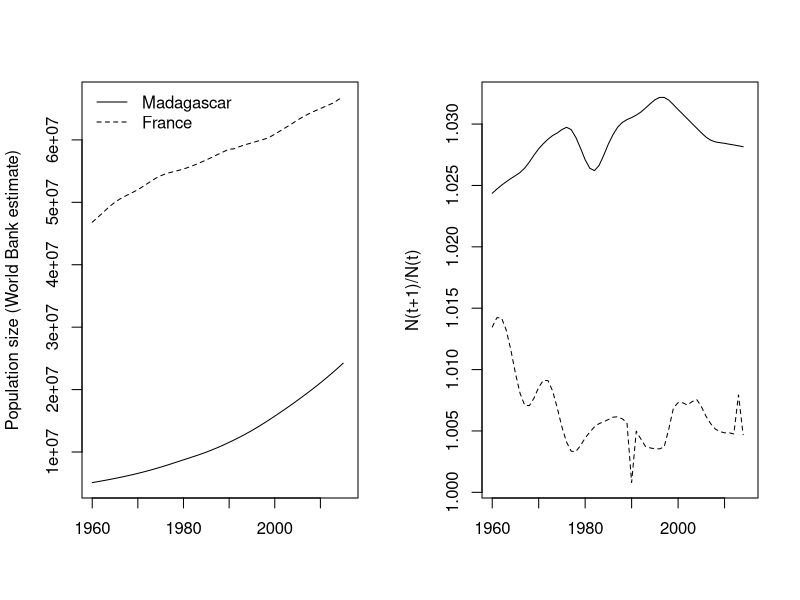
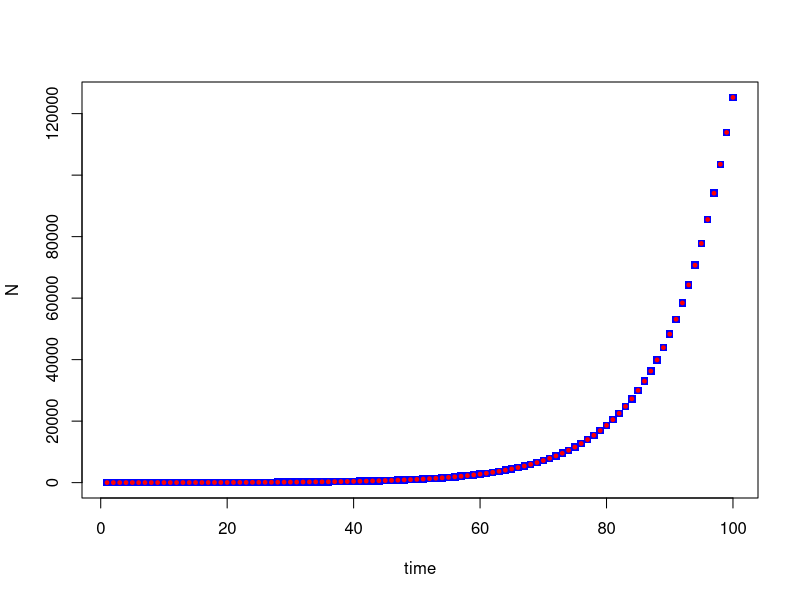
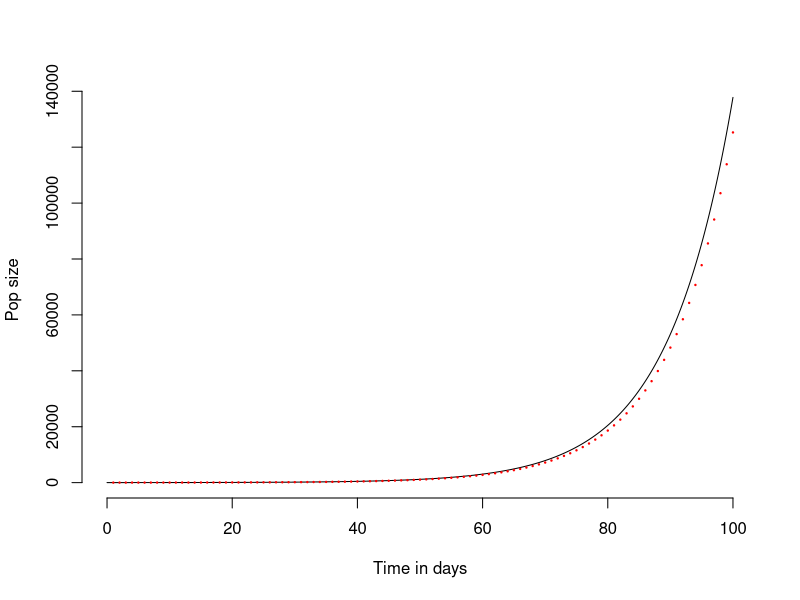
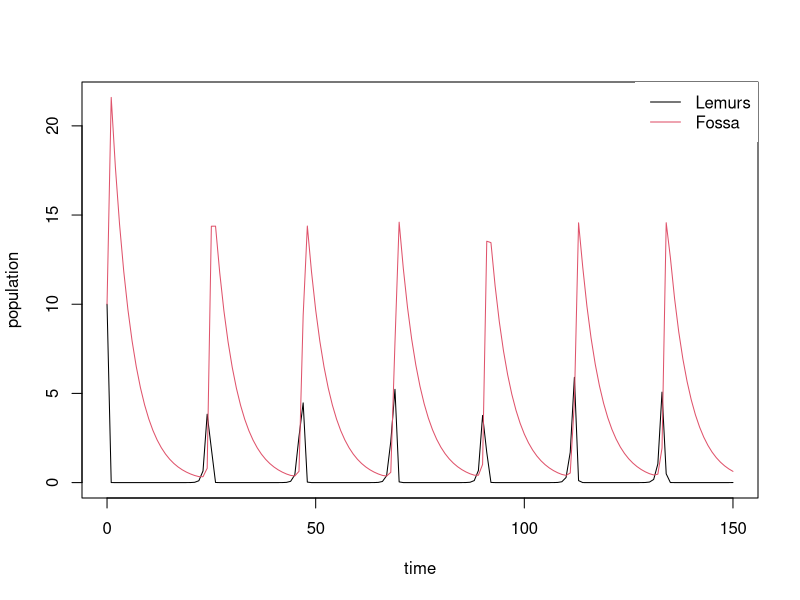
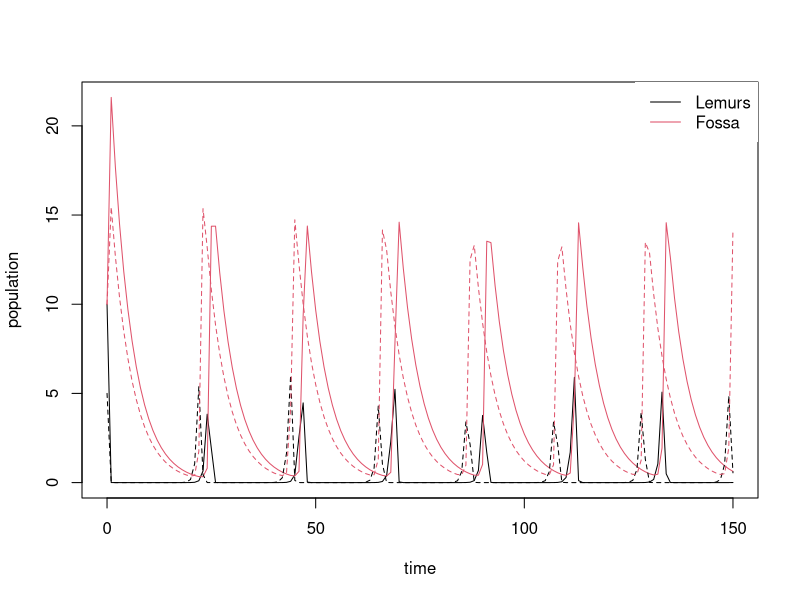
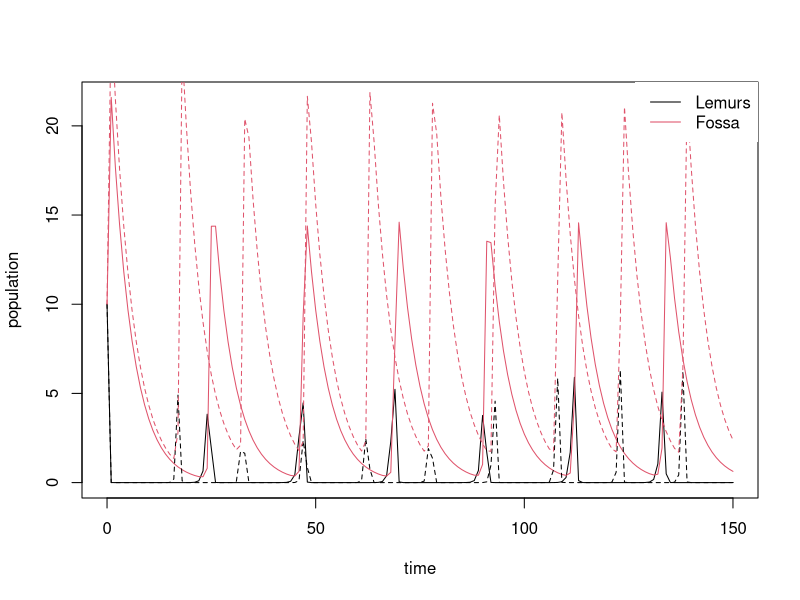
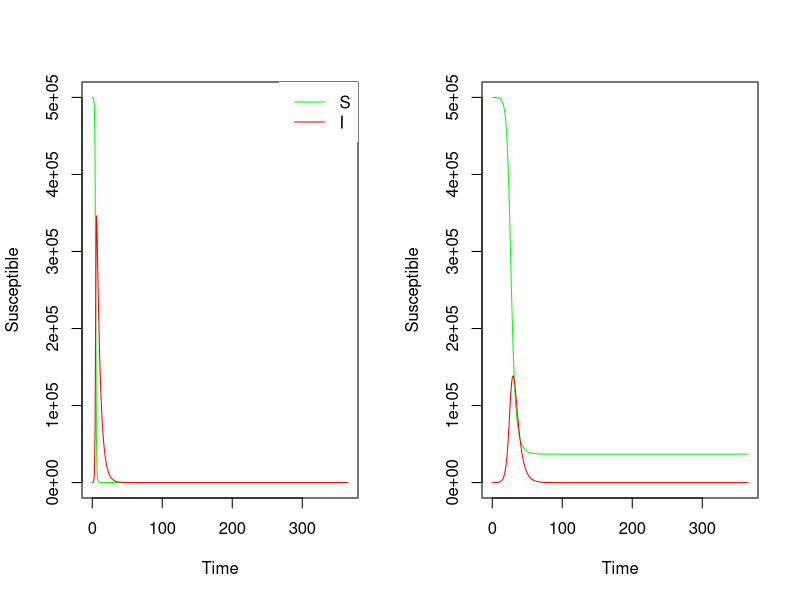

Generate these figures, in order, with R:
#######################################
## Introduction 
#######################################
## Compartmental models and differential equation R tutorial
## E2M2 - 2020
## written by: Jessica Metcalf, Amy Wesolowski, Cara Brook, Sophia Horigan

## In this tutorial, we will construct simple compartmental models and explore different structures of these models
##############################################################################
## Contents: 
# Modeling Population Growth
# Investigating continuous vs discrete time
# Structured population models
# Lotka-Volterra models of predator-prey dynamics
# Susceptible-Infected-Recovered models
##############################################################################
## load your libraries first

library(deSolve)

##############################################################################
## Modeling Population Growth - LIVE
##############################################################################

## The simplest formulation for population growth in discrete time is N_t+1=lambda N_t
## where N_t is the size of the population at time t. The World Bank provides time-series 
## of population size for all countries in the world, including for Madagascar; this is in 
## the file "WorldBankPop.csv". Keep in mind that this is not data from direct observations 
## - censuses have not occurred in all the years for which data is available! 
  
## First, bring in this data by identifying the right path to the folder you are working in
## (use the command 'getwd' to find out where you are, and then use 'setwd' to get R to look 
## in the right place) and have a look at its structure in R (just the first 10 columns): 

##Load your data from the world bank and peek at the first few rows
## 1. read in the population data
pop.data <- read.csv("WorldBankPop.csv")

## 2. look at the first few rows of the data
head(pop.data)

## 3. Make a sub-vector called 'mada.pop' that is the row of your dataset which corresponds to Madagascar.
mada.pop <- pop.data[pop.data$Country.Name=="Madagascar",]
## 4. Change the cells with numbers to 'numeric' 
mada.pop <- as.numeric(mada.pop[3:(length(mada.pop))])

## 5. Make a second sub-vector called 'france.pop' that corresponds to France.
france.pop <- pop.data[pop.data$Country.Name=="France",]
## 6. Change the cells with numbers to 'numeric'
france.pop <- as.numeric(france.pop[3:(length(france.pop))])

## Now, we can calculate the growth rate, N_t+1/N_t, by taking a vector that goes from the
## 2nd until the last value in our population vectors (this is years 1961 until 2016, and 
## thus we call it N_t+1). We will divide this by the the vector that goes from the first 
## until the before-last column, which will correspond to 1960 to 2015. Relative to the 
## first vector, this is N_t - i.e., the first number in the N_t+1 vector is 1961; and the 
## first number in the N_t vector is 1960, and so on.  

## 7. First make a vector of Nt Mada
Nt.mada <- mada.pop[1:(length(mada.pop)-1)]
## 8. Next, make a vector of Nt+1 for Mada
Nt1.mada <- mada.pop[2:length(mada.pop)]

## 9. Make a vector of Nt for France
Nt.france <- france.pop[1:(length(france.pop)-1)]
## 10. Make a vector of Nt+1 for France
Nt1.france <- france.pop[2:length(france.pop)]

## 11. Now estimate population growth rate for Madagascar (what is the equation for lambda?)
pop.growth.mada <- Nt1.mada/Nt.mada
## 12. do the same for France
pop.growth.france <- Nt1.france/Nt.france

## ??? Is the population growing or declining?
pop.growth.mada
pop.growth.france
## growing! above 1.

## 13. Now plot (a) the population sizes for Madagascar and France from 1960-2016,
## side-by-side with the (b) population growth rates
## 13.1 Set up plot window to hold two graphs
par(mfrow=c(1,2))
## 13.2 plot Mada pop data as a solid line
plot(x=seq(1960,2016,1), y=mada.pop,type="l", xlab="",  #plot mada pop data
     ylab="Population size (World Bank estimate)", 
     ylim=range(c(mada.pop,france.pop),na.rm=TRUE))
## 13.3 add France data as dotted line
points(x=seq(1960,2016,1), y=france.pop, type = "l", lty=2) #add france data
## 13.4 add legend
legend("topleft",legend=c("Madagascar","France"), lty=1:2, bty="n") #add legend

## 13.5 plot Mada pop growth rate as solid line
plot(x=seq(1960,2015,1), y=pop.growth.mada,type="l", xlab="",  #plot mada pop growth rate
     ylab="N(t+1)/N(t)", 
     ylim=range(c(pop.growth.mada,pop.growth.france),na.rm=TRUE))
## 13.6 add France pop growth rate as a dotted line
points(x=seq(1960,2015,1), y=pop.growth.france, type = "l", lty=2) #add france


## ?? The growth rates for Madagascar and France never drop below 1 (although France comes close). 
## What does this tell us? Which country's population is growing more quickly relative to its population size?

# The population is always increasing. sometimes it is increasing more slowly, sometimes more quickly. 
# Madagascar is increasing more quickly.


## TO DO: 
#### 1) Change the colour of the plots and the legend; 
#### 2) Experiment with plotting out different countries (Germany? Tanzania?)
#### 3) [maybe later] See if you can find which country in the entire data-base 
####    has the fastest growth, and when that occurred. You might want to use 
####    the 'which' command, with the argument 'arr.ind=TRUE' since this will 
####    index the matrix, i.e., tell you the row (which corresponds to the country) 
####    and the column (which corresponds to the year). Note that you will need 
####    to apply this to a matrix of growth rates!



##############################################################################
## Investigating continuous vs discrete time 
##############################################################################

## Is the model above structured like a continuous or a discrete time model?

## Let's make a discrete time population model. We will use a for-loop to project a 
## population 100 time-steps, starting with population size of 10, and with a population 
## growth rate equal to 1.1

## Set up your (a) vector "N" of future population sizes, (b) fill in your initial population size,
## and (c) define "lambda", the population growth rate.
N <- rep(NA,100)
N[1] <- 10
lambda=1.1


## Now make a discrete time model using a for-loop to iterate this population 100 years
## into the future.

for(t in 2:100){
  N[t] <- lambda*N[t-1]
}


## 1. Does anyone remember the equation to shorten this discrete time model? 
## If we do this, do we get the same result?
Ndirect = N[1]*lambda^(0:99) 

## Plot the results together.
par(mfrow=c(1,1))
plot(x=seq(1,100,1), y=N, pch=15, col="blue", ylab="N", xlab="time")
points(x=seq(1,100,1), y=Ndirect, pch=19, col="red", cex=0.5)

## What if we want to make a continuous time model? How do we write that?
## First, write the differential equation dN(t)/dt = rN in a function
## called 'ngrow'

ngrow <- function(t,y,parms){
  # The with() function gives access to the named values of parms within the
  # local environment created by the function
  with(c(as.list(y),parms),{
    dNdt <- r*N
    list(c(dNdt))
  })
}


## To solve this, we're going to need to use the R library called "deSolve".
## We also need to define the starting variables and parameters: 

library(deSolve)              # Load libary to be used for numerical integration
Pop <- c(N=10)                # Define starting variables (P(0)=10, as above)
values <- c(r=log(lambda))    # Define parameters - use an approx of the lambda used in the discrete time ex above
time.out <- seq(0,100,by=0.1) # Set up time-steps for variables - here go for 100 years
ngrow(t=0,y=Pop,parms=values)  #try out the function for t=0

## The function outputs the time derivative of N at the time t. 
# This means that in order to get the (approximate) values of N at some time 
# delta.t in the future, we need to calculate the equivalent of N(t+delta.t)=N(t)+rN(t)*delta.t. 
# We can do this by hand: 

delta.t <- 0.1                    # Set a small value for delta.t (0.1 day)
pop.next <- Pop + unlist(ngrow(t=time,y=Pop,parms=values)) * delta.t
pop.next

## We could iterate this process, updating our values of Pop 
## and time with each iteration to get a discrete-time approximation 
## of the values of $P$ through time. However, differential equations describe 
## the rates of change. It turns out that using the discrete time approximation 
## of this process leads to rapid accumulation of error in our estimate of the state 
## variables through time, even if we set our value of delta.t to be very small. 
## Fortunately,  a number of algorithms have been developed to come up with better 
## (both more accurate and more computationally efficient) approximations to the values of the 
## state variables through time. One such is "lsoda" which we loaded above, and which we can run, 
## here storing the result in a variable called 'Ncontinuous': 


Ncontinuous <- lsoda(
y = Pop,               # Initial conditions for population
times = time.out,      # Timepoints for evaluation
func = ngrow,          # Function to evaluate
parms = values         # Vector of parameters
)

## We can check the first few lines of the output:
head(Ncontinuous)

## The data frame has 2 columns showing the values of time (labeled "time") 
## and the state variable ("N", which is population size) through time. Let's see what 
## has happened after 2 years, by printing it out:
subset(Ncontinuous,time==2)

## Now we can also plot the full time-series: 
plot(Ncontinuous[,"time"],               # Time on the x axis
     Ncontinuous[,"N"],                  # Number people on the y axis
     xlab = "Time in days",     # Label the x axis
     ylab = "Pop size",         # Label the y axis
     main = " ",                # Plot title
     xlim = c(0,100),           # 
     type = "l",                # Use a line plot
     bty = "n")                 # Remove the box around the plot
points(1:100,N, pch=19,col="red",cex=0.2)  #compare with our discrete time

# Note that we overlaid our discrete time model predictions (the variable N) for comparison.
## This is close, but not an exact match to our discrete time version, which makes sense, 
## since these are different processes.  


## TO DO: 
#### 1) See what happens to a population where r<0
#### 2) Change the time resolution (set by "time.out"") 
####   and see if/where the results change

                           
##############################################################################
## Structured population models - LIVE
##############################################################################

## So far, we have ignored structure in the population, and treated all individuals as if they were identical.
## We know this is not true. The simplest extension is to assume some form of stage structure, i.e., different states within the population. 
## Let us assume that the population has two stage classes, 'juveniles' and 'adults'. 
## We can describe the population using a vector of numbers of the two types of individuals n_t=(n_j,n_a) 
## where the j index indicates juveniles, and the a index indicates adults, n indicates 'numbers'. 

## 1. What four variables are in a structured population model? Assign a value to each.

sj=0.2  #juvenile survival
aj=0.8  #juvenile aging 
sa=0.8  #adult survival
f=1     #adult fertility

## These parameters can be estimated by tracking individuals in the field and
## counting the number that survive between censuses (here, distinguishing 'juvenile' 
## and 'adult' stages), what number moved between stages, and the number of offspring 
## produced at each stage. From this, we obtain survival and aging probabilities, and 
## fertility. We place these parameters in a matrix which has as many rows and columns as
## we have stages. The columns define the stage that individuals start in, and the rows the 
## stage that individuals end up in: 

## 2. Create a 2x2 matrix of 0's
A <- matrix(0,2,2)

## 3. assign probabilities to the matrix
A[1,1] <- sj*(1-aj)  #juvenile to juvenile = not aging and surving as a juvenile
A[2,1] <- sj*aj      #juvenile to adult =  aging and surving as a juvenile
A[2,2] <- sa         #adult to adult =  surviving as an adult
A[1,2] <- f          #adult to juvenile = survivng and reproducing  

## 4. Take a look at the matrix 'A' in your R console:
A

## We can project the population forward by one time-step:  

## 5. create a list called n.start with a population of 5 juveniles and 10 adults
n.start <- c(5,10)    #start with pop of 5 juveniles and 10 adults

## 6. get pop one time-step later using matrix multiplication (%*%)
n.next <- A%*%n.start #get pop one time-step latter using matrix multiplication (%*%)

## 7. Look at the output in your R console
n.next                #more juveniles, but fewer adults...

## We could write a loop, and project the population into the future (by applying matrix multipicaton to A and n.next, and so on), 
## and from that, figure out the growth rate of this population.
## There is  also a shortcut, using some core results from matrix population model theory (Caswell, 2001): 
## the population growth rate is defined by the dominant eigenvalue of the matrix. :

## 8. extract the population growth rate.This eigenvalue is the same as lambda
eigen(A)$value[1]      #extract the pop growth rate using the eigenvalue; <1 indicates pop shrinking. this eigenvalue is equivalent to lambda, the intrinsic population growth rate
## 9. double the fertility
A[1,2] <- f*2          #double the fertility 
A
## 10. See how this changes the eigenvalue
A                      #fertility 1 is now replaced by fertility 2
eigen(A)$value[1]      #extract the pop growth rate using the eigenvalue; now pop growing with lamba > 1

## There are many more powerful results that yield estimates of the stable population structure, the reproductive value, 
## life expectancy, sensitivies, elasticities, etc, that have been used extensively in fields from conservation biology to 
## life history evolution. You can also implement density dependence, etc. There are some nice R packages that can help you do this 
## (e.g., 'popbio').



##############################################################################
## Lotka-Volterra models of predator-prey dynamics
##############################################################################

## Moving beyond considering just one species, a classic dynamic is that of predator-prey cycles.
## To caricature the process, we can imagine that fossa eat lemurs, until there aren't enough lemurs. 
## Then the fossa population crashes, which allows the lemur population to grow again, etc. 
## We can frame this in continuous time with the following equation:

LotVmod <- function (Time, State, Pars) {
with(as.list(c(State, Pars)), {
dx = x*(alpha - beta*y)
dy = -y*(gamma - delta*x)  #reverse to just echo the line above :)
return(list(c(dx, dy)))
})
}

## where x reflects the prey population (hares, rabbits, lemurs, etc), 
## and y reflects the predator population (wolves, foxes, fossa, etc). 
## The prey population grows at a linear rate (alpha) and gets eaten by the predator 
## population at the rate of (beta) per predator. The predator gains a certain amount 
## vitality by eating the prey at a rate (delta), while dying off at another rate (gamma). 
## Let's set some initial parameter values, and a starting population structure, and 
## time-vector, as previously: 

Pars <- c(alpha = 2, beta = .5, gamma = .2, delta = .6)
State <- c(x = 10, y = 10)
Time <- seq(0, 150, by = 1)

## We can then run the model and plot the results: 
out <- as.data.frame(ode(func = LotVmod, y = State, parms = Pars, times = Time)) #run model

## plot results
matplot(out[,1],out[,-1], type = "l",    #separate 1st col (time), plot against other 2
        xlab = "time", ylab = "population", lty=1)  
legend("topright", c("Lemurs", "Fossa"), lty = c(1,1), col = c(1,2), box.lwd = 0)

## We can start with different starting numbers of rabbits and fosa, and overlay the two plots (using the command 'add=TRUE' in matplot). 
## Ro distinguish the two runs, we use dashed lines for the second set of starting values using lty=2 
## (colours still represent predator and prey, as in the legend):  

State2 <- c(x = 5, y = 10)
out2 <- as.data.frame(ode(func = LotVmod, y = State2, parms = Pars, times = Time))
matplot(out[,1],out[,-1], type = "l", 
        xlab = "time", ylab = "population", lty=1)  #plot out our previous results
matplot(out2[,1],out2[,-1], type = "l", lty=2,add=TRUE)  #add the new runs
legend("topright", c("Lemurs", "Fossa"), lty = c(1,1), col = c(1,2), box.lwd = 0)

## ?? How does this change the dynamics?
## makes them lag in time

## After the initial transient (detectable by slightly higher or lower peaks for the 
## first few cycles), the two simulations start repeating the same pattern over and over. 

## We can try the same with different parameters, to understand what the parameters do, 
## again overlaying the new results for comparison. Here, we double the parameter alpha, 
## which determines prey reproduction: 
  
Pars2 <- c(alpha = 4, beta = .5, gamma = .2, delta = .6)
out3 <- as.data.frame(ode(func = LotVmod, y = State, parms = Pars2, times = Time))
matplot(out[,1],out[,-1], type = "l", 
        xlab = "time", ylab = "population", lty=1)  
matplot(out3[,1],out3[,-1], type = "l", lty=2,add=TRUE)  
legend("topright", c("Lemurs", "Fossa"), lty = c(1,1), col = c(1,2), box.lwd = 0)



##############################################################################
## Susceptible-Infected-Recovered models - LIVE
##############################################################################

## Let's think about another two species model: dynamics for a directly 
## transmitted immunizing infection, with a short generation time (e.g., ~2 weeks), 
## like measles. We need to keep track of 3 states, or types of individuals, i.e., 
## susceptible individuals ('S'), infected individuals ('I') and recovered individuals ('R').
## We can write the function that defines this process, assuming that the total population 
## size is constant, which means we don't need to keep track of the ('R') compartment. 
 
## 1. write a function for the SIR model
sir <- function(t,y,parms){
  with(c(as.list(y),parms),{
    dSdt <- -beta*S*I/N
    dIdt <- beta*S*I/N - gamma*I
    list(c(dSdt,dIdt))
  })
}

## We define a starting population with 500,000 susceptible individuals and 20 infected 
## individuals; and a list of parameters that define the processes, beta, the transmission 
## rate, and gamma, the recovery rate (defined as 1/infectious period): 

## 2. Start with 500,000 susceptible individuals and 20 infected individuals  
pop.SI <- c(S = 500000,I = 20)  
## 3. generate a list of parameters that define beta (transmission rate), gamma (the recovery rate), and population size
values <- c(beta = 3.6,          # Transmission coefficient
            gamma = 1/5,         #recovery rate
            N=800000)            # population size (constant)


## 4. calculate R0
R0 <- values["beta"]/values["gamma"] # value of R0
R0                                  # Remember that the infection will spread (grow) 
                                    #  when R0 > 1, just like the population grows when 
                                    # lambda > 1 in the structured population models above.
## ?? What values of R0 are important?

## As in the population example, we can use the function lsoda, here taking as our time-unit
# 1 day, setting a small time-step, and running it out across 1 year (365 days): 
## 5. use the function lsoda to run the sir function, generating output every day for one year, and save it into a dataframe called ts.sir
ts.sir <- data.frame(lsoda(
  y = pop.SI,                   # Initial conditions for population
  times = seq(0,365,by=1),   # Timepoints for evaluation
  func = sir,                   # Function to evaluate
  parms = values                # Vector of parameters
))

## 6. Look at the top rows of the resulting data frame from this run of the model pop.SI
head(ts.sir)

## 7. Plot susceptible as green, infected as red, and add a legend
par(mfrow=c(1,2))
plot(ts.sir[,"time"],ts.sir[,"S"], xlab="Time", ylab="Susceptible", type="l", col = "green")
lines(ts.sir[,"time"],ts.sir[,"I"], xlab="Time", ylab="Infected", type="l", col="red")
legend("topright", c("S", "I"), col = c("green", "red"), lty=c(1,1),  box.lwd = 0)

## The epidemic burns itself out (i.e., at the end, the number of infected individuals 
## is zero), but, interestingly, not all susceptible individuals are infected (i.e., the 
## number of susceptibles at the end is > 0). This is the phenomenon of herd immunity. 

## Now we can re-run the analysis for a less infectious pathogen, i.e. beta is lower, but
## with the same population parameters:
## 8. create a list of parameters with lower values called lower.values
lower.values <- c(beta = 0.9,   # Transmission coefficient decreases from 3.6 to .9
            gamma = 1/5,         #recovery rate
            N=800000)            # population size (constant)
## 9. generate one year of results using lower.values, called lower.ts.sir
lower.ts.sir <- data.frame(lsoda(
  y = pop.SI,                   # Initial conditions for population
  times = seq(0,365,by=0.1),   # Timepoints for evaluation
  func = sir,                   # Function to evaluate
  parms = lower.values                # Vector of parameters
))

## 10. plot the results of lower.ts.sir
plot(lower.ts.sir[,"time"],lower.ts.sir[,"S"], xlab="Time", ylab="Susceptible", type="l", col="green", ylim=c(0,5e5))
lines(lower.ts.sir[,"time"],lower.ts.sir[,"I"], xlab="Time", ylab="Infected", type="l", col="red")
## uhoh, it's cut off. how can we edit this?

## ?? How are these results different? 

## ?? Why don't we really need to plot R?



## TO DO: 
#### 1) Change the parameter values to see what happens if people recover slower (lower gamma). 
#### 2) Change the number of initial infected individuals to 1 -- will the outbreak start earlier? Later? 
### 3) This model reflects a 'closed' population. There are \textbf{no new births} entering the population. Can you imagine how you might change the model to include this? What are the main dynamical consequences? 
### 4) You can download time-series for a number of infections including measles from https://www.tycho.pitt.edu; you could explore seasonality for different pathogens, or patterns through space and time, and across different city sizes  



## References 

# Cawell, H. Matrix Population Models. 2001. Sinauer

# Salguero-Gomez, R., et al. The COMPADRE Plant Matrix Database: an open online repository for plant demography. Journal of Ecology, 2015. 103(1): p. 202-218.

# Some of this material is extended from DAIDD and MMED courses. 
